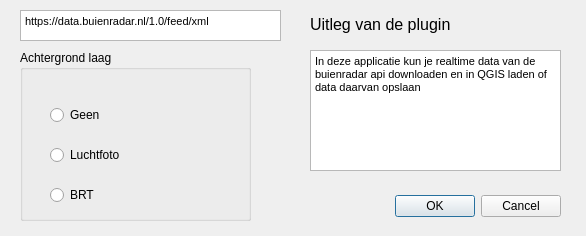
<?xml version="1.0" encoding="UTF-8"?>
<ui version="4.0">
 <class>BuienradarDialogBase</class>
 <widget class="QDialog" name="BuienradarDialogBase">
  <property name="geometry">
   <rect>
    <x>0</x>
    <y>0</y>
    <width>586</width>
    <height>236</height>
   </rect>
  </property>
  <property name="sizePolicy">
   <sizepolicy hsizetype="Fixed" vsizetype="Fixed">
    <horstretch>0</horstretch>
    <verstretch>0</verstretch>
   </sizepolicy>
  </property>
  <property name="windowTitle">
   <string>Buienradar Plugin</string>
  </property>
  <widget class="QDialogButtonBox" name="button_box">
   <property name="geometry">
    <rect>
     <x>350</x>
     <y>190</y>
     <width>211</width>
     <height>32</height>
    </rect>
   </property>
   <property name="orientation">
    <enum>Qt::Horizontal</enum>
   </property>
   <property name="standardButtons">
    <set>QDialogButtonBox::Cancel|QDialogButtonBox::Ok</set>
   </property>
  </widget>
  <widget class="QLabel" name="label">
   <property name="geometry">
    <rect>
     <x>310</x>
     <y>10</y>
     <width>251</width>
     <height>30</height>
    </rect>
   </property>
   <property name="text">
    <string>&lt;html&gt;&lt;head/&gt;&lt;body&gt;&lt;p&gt;&lt;span style=&quot; font-size:12pt;&quot;&gt;Uitleg van de plugin&lt;/span&gt;&lt;/p&gt;&lt;/body&gt;&lt;/html&gt;</string>
   </property>
  </widget>
  <widget class="QTextEdit" name="textEdit_2">
   <property name="geometry">
    <rect>
     <x>310</x>
     <y>50</y>
     <width>251</width>
     <height>121</height>
    </rect>
   </property>
   <property name="html">
    <string>&lt;!DOCTYPE HTML PUBLIC &quot;-//W3C//DTD HTML 4.0//EN&quot; &quot;http://www.w3.org/TR/REC-html40/strict.dtd&quot;&gt;
&lt;html&gt;&lt;head&gt;&lt;meta name=&quot;qrichtext&quot; content=&quot;1&quot; /&gt;&lt;style type=&quot;text/css&quot;&gt;
p, li { white-space: pre-wrap; }
&lt;/style&gt;&lt;/head&gt;&lt;body style=&quot; font-family:'MS Shell Dlg 2'; font-size:16.2pt; font-weight:400; font-style:normal;&quot;&gt;
&lt;p style=&quot; margin-top:0px; margin-bottom:0px; margin-left:0px; margin-right:0px; -qt-block-indent:0; text-indent:0px;&quot;&gt;&lt;span style=&quot; font-size:8pt;&quot;&gt;In deze applicatie kun je realtime data van de buienradar api downloaden en in QGIS laden of data daarvan opslaan&lt;/span&gt;&lt;/p&gt;&lt;/body&gt;&lt;/html&gt;</string>
   </property>
   <property name="overwriteMode">
    <bool>true</bool>
   </property>
  </widget>
  <widget class="QGroupBox" name="groupBox">
   <property name="geometry">
    <rect>
     <x>20</x>
     <y>50</y>
     <width>231</width>
     <height>171</height>
    </rect>
   </property>
   <property name="title">
    <string>Achtergrond laag</string>
   </property>
   <widget class="QRadioButton" name="geenBtn">
    <property name="geometry">
     <rect>
      <x>30</x>
      <y>50</y>
      <width>191</width>
      <height>30</height>
     </rect>
    </property>
    <property name="text">
     <string>Geen</string>
    </property>
   </widget>
   <widget class="QRadioButton" name="osmBtn">
    <property name="geometry">
     <rect>
      <x>30</x>
      <y>90</y>
      <width>190</width>
      <height>30</height>
     </rect>
    </property>
    <property name="text">
     <string>Luchtfoto</string>
    </property>
   </widget>
   <widget class="QRadioButton" name="brtBtn">
    <property name="geometry">
     <rect>
      <x>30</x>
      <y>130</y>
      <width>191</width>
      <height>30</height>
     </rect>
    </property>
    <property name="text">
     <string>BRT</string>
    </property>
   </widget>
  </widget>
  <widget class="QTextEdit" name="textEdit">
   <property name="geometry">
    <rect>
     <x>20</x>
     <y>10</y>
     <width>261</width>
     <height>31</height>
    </rect>
   </property>
   <property name="html">
    <string>&lt;!DOCTYPE HTML PUBLIC &quot;-//W3C//DTD HTML 4.0//EN&quot; &quot;http://www.w3.org/TR/REC-html40/strict.dtd&quot;&gt;
&lt;html&gt;&lt;head&gt;&lt;meta name=&quot;qrichtext&quot; content=&quot;1&quot; /&gt;&lt;style type=&quot;text/css&quot;&gt;
p, li { white-space: pre-wrap; }
&lt;/style&gt;&lt;/head&gt;&lt;body style=&quot; font-family:'MS Shell Dlg 2'; font-size:16.2pt; font-weight:400; font-style:normal;&quot;&gt;
&lt;p style=&quot; margin-top:0px; margin-bottom:0px; margin-left:0px; margin-right:0px; -qt-block-indent:0; text-indent:0px;&quot;&gt;&lt;span style=&quot; font-size:8pt;&quot;&gt;https://data.buienradar.nl/1.0/feed/xml&lt;/span&gt;&lt;/p&gt;&lt;/body&gt;&lt;/html&gt;</string>
   </property>
  </widget>
 </widget>
 <resources/>
 <connections>
  <connection>
   <sender>button_box</sender>
   <signal>accepted()</signal>
   <receiver>BuienradarDialogBase</receiver>
   <slot>accept()</slot>
   <hints>
    <hint type="sourcelabel">
     <x>20</x>
     <y>20</y>
    </hint>
    <hint type="destinationlabel">
     <x>20</x>
     <y>20</y>
    </hint>
   </hints>
  </connection>
  <connection>
   <sender>button_box</sender>
   <signal>rejected()</signal>
   <receiver>BuienradarDialogBase</receiver>
   <slot>reject()</slot>
   <hints>
    <hint type="sourcelabel">
     <x>20</x>
     <y>20</y>
    </hint>
    <hint type="destinationlabel">
     <x>20</x>
     <y>20</y>
    </hint>
   </hints>
  </connection>
 </connections>
</ui>
